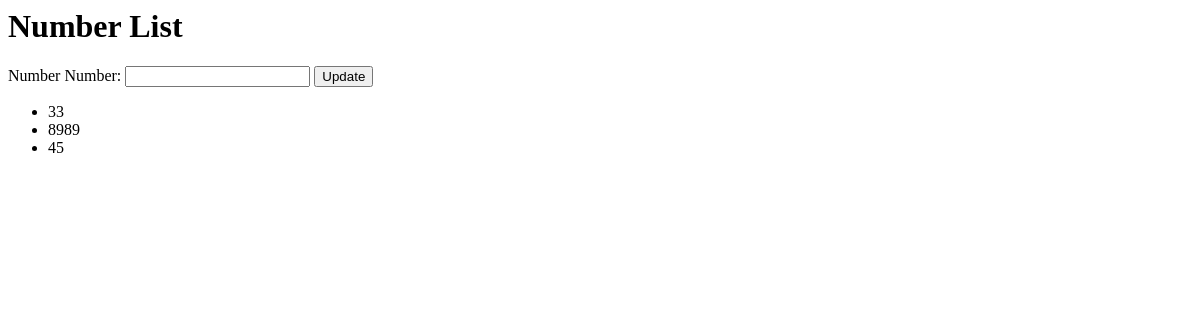
Before: / with the older database file.
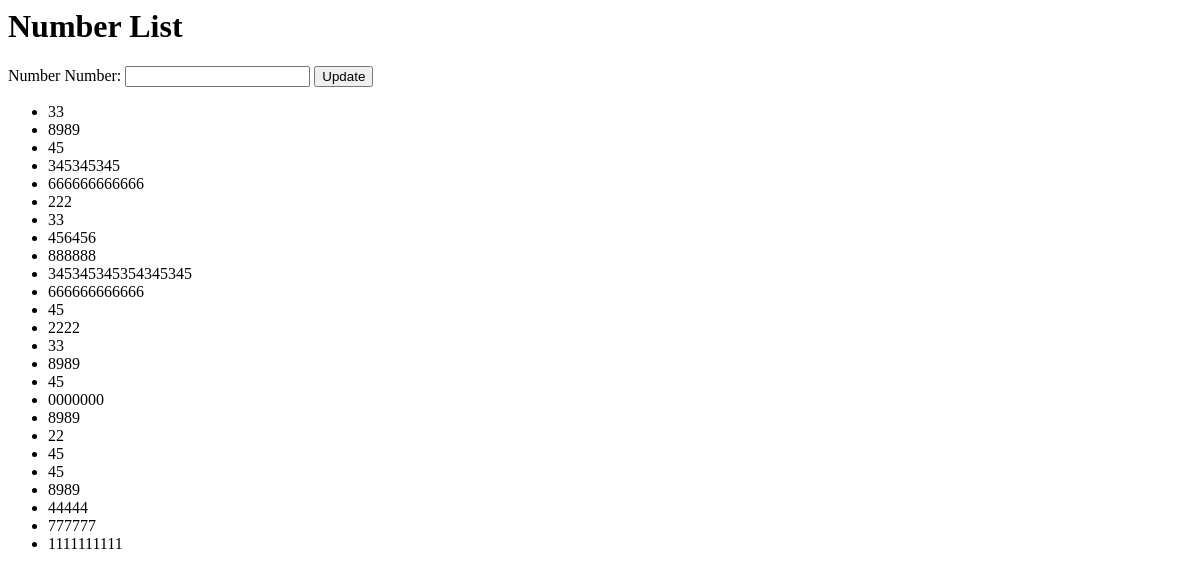
After: the same page with the newer database file.
### tables this page shows
CREATE TABLE "nums" (
	"id"	INTEGER NOT NULL,
	"num"	TEXT,
	PRIMARY KEY("id" AUTOINCREMENT)
);

### mainApp.py (the view)
@app.route('/', methods=['POST','GET'])
def index():
    if request.method == 'POST':
        rows = []
        try:
            newnum = request.form['theNum']
            with sql.connect('numbers.db') as con:
                cur = con.cursor()
                if newnum != '':
                    cur.execute("INSERT INTO nums (num) VALUES (?)", (newnum,))
                    con.commit()
                cur.execute("SELECT * from nums")
                rows = cur.fetchall()
        except:
            print('DB write error')
            con.rollback()
        finally:
            con.close()
            return render_template('index.html', rows=rows)
    else:
        rows = []
        try:
            with sql.connect('numbers.db') as con:
                cur = con.cursor()
                cur.execute("SELECT * from nums")
                rows = cur.fetchall()
        except:
            print('DB read error')
            con.rollback()
        finally:
            con.close()
            return render_template('index.html', rows=rows)

### templates/index.html (shortened to what this page needs)
<html>
    <head>
    </head>
    <body>
        <h1>Number List</h1>
        <form id="sendnum" action="/" method="POST">
            <label for="theNum">Number Number:</label>
            <input type="text" id="theNum" name="theNum">
            <input type="button" onclick="sendUpdate()" value="Update">
        </form>
        <ul>
        {% for row in rows %}
            <li>{{row[1]}}</li>
        {% endfor %}
    </body>
</html>

Changed rows visible on the page:
added nums: num "345345345"
added nums: num "666666666666"
added nums: num "222"
added nums: num "33"
added nums: num "456456"
added nums: num "888888"
added nums: num "345345345354345345"
added nums: num "666666666666"
added nums: num "45"
added nums: num "2222"
added nums: num "33"
added nums: num "8989"
added nums: num "45"
added nums: num "0000000"
added nums: num "8989"
added nums: num "22"
added nums: num "45"
added nums: num "45"
added nums: num "8989"
added nums: num "44444"
added nums: num "777777"
added nums: num "1111111111"
